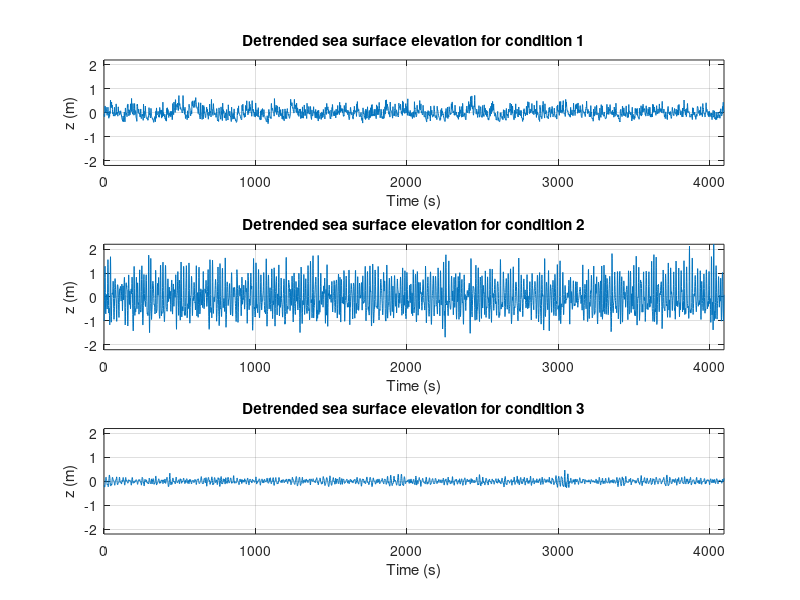

MATLAB code for this plot: (Note: this script raises an error after producing the figure.)
%% Chapter 7 

close all;
clear all;


%% 7.1.1 Wave characteristics 

%Compute and display the variance density spectra of the free-surface elevation for the three conditions.
%Choose the block size such that you have about 30 degrees of freedom. What do you observe?

%We load the data file with the conditions and data 
load('ucData.mat')


%We do a first overview of the detrended sea surface elevation for the 3
%sets of data 
for ii = 1:3 
figure(50)
subplot(3,1,ii)
%Plot free surface elevation 
plot(eval(sprintf('condition%d.data(:,1)', ii)))
grid on 
xlabel('Time (s)')
ylabel('z (m)')
ylim([-2.2 2.2]) 
xlim([0 4096])
title(sprintf('Detrended sea surface elevation for condition %d',ii)) 

end


%Defining length of the data 
nfft = length(condition1.data(:,1));

%We define 12 blocks to have 30 degrees of freedom 
array_blocks = round(2*nfft/(12+1));

%We define Fs (is 2 for all data sets) 
Fs = condition1.Fs; %Hz

n = 3; %Number of conditions 

%We run for all conditions (all data sets) for the first dimension (i.e.
%the detrended sea surface elevation 
for ii = 1:n
 
%We read the sea surface elevation data     
condition = eval(sprintf('condition%d.data(:,1)', ii)); 
    
%We calculate the variance spectrum 
[spectrum frequency edff confidenceint] = VarianceDensitySpectrum(condition,array_blocks,Fs);

%We save the spectrum 
spectrum_all{ii} = spectrum; 

%Sea swell wave height 
p= 0 ; %zero order m0 
f_1 = 0.05; %Hz 
f_2 = Fs/2; %Nyquist frequency (sampling frequency/2) 
%We calculate the spectral moment 
moment_swell = spectral_moment(frequency,spectrum,f_1,f_2,p)
%Calculation of sea swell wave height 
Hmo_swell(ii) = 4*sqrt(moment_swell);

disp(sprintf('The sea swell wave height for condition %d is %d', ii, Hmo_swell(ii)))

%Infragravity wave height 
f_1 = 0.005; %Hz 
f_2 = 0.05; %Hz 
%We calculate the spectral moment 
moment_infra = spectral_moment(frequency,spectrum,f_1,f_2,p)
%Calculation of infragravity wave height 
Hmo_inf(ii) = 4*sqrt(moment_infra);

disp(sprintf('The infragravity wave height for condition %d is %d', ii, Hmo_inf(ii)))

%Calculation of relative wave height 

H_relative(ii) = Hmo_swell(ii)/eval(sprintf('condition%d.h', ii)); 

disp(sprintf('The relative wave height for condition %d is %d', ii, H_relative(ii)))


%Ratio infragravity over swell 

ratio(ii) = Hmo_inf(ii)/Hmo_swell(ii); 

disp(sprintf('The ratio between the infragavity wave height and sea swell wave height for condition %d is %d', ii, ratio(ii)))


%Removing the low frequency variations 
Fn = Fs/2; %Nyquist frequency
Flow = 0.05; %Hz 
%We filter the data for the low frequencies 
filtered_data = fft_filter(condition, Fs, Flow, Fn); 


%Skewness and assymetry calculation with the filtered data  

[skewness(ii) assymetry(ii)] = skewness_asymmetry(filtered_data);


%Variance spectral density for all conditions 
figure(1)
subplot(3,1,ii)
plot(frequency,spectrum_all{1,ii})
title(sprintf('Variance density spectrum for condition %d ',ii))
grid on 
xlabel('Frequency [Hz]'); 
ylabel('Var. spec. density [m^2/Hz]')
xlim([0 1]) 
end

%% 7.1.2 Separation of time series 

%Compute the mean component of the velocity, u , for the three conditions. 
%Is it consistent with the conclusions drawn in Section 7.1.1?

%Running for all data sets (all conditions) 
for ii = 1:n 
    
    %We read the velocity from the data set 
    u = eval(sprintf('condition%d.data(:,2)', ii)); 
    
    %We calculate the mean of the velocity 
    umean(ii) = mean(u); %cross-shore near bed velocity (m/s)
    
    disp(sprintf('The value of u mean is %0.2d for condition %d', umean(ii),ii)) 
    
    %Compute now the high and low frequency components for each condition 
    %using filter fft
   
    u_hf(:,ii) = fft_filter(u,Fs, Flow,Fn); 
    
    u_lf(:,ii) = fft_filter(u,Fs,0,Flow); 
    
    %Verifying that u = umean + u_hf + u_lf 
    u_components(:,ii) = u_hf(:,ii) + u_lf(:,ii); 
    
    u_all(:,ii)= u_components(:,ii) + umean(ii);
    
    %Comparison of u and umean + u_hf + u_lf 
    figure(3)
    subplot(3,1,ii)
    plot(u)
    hold on 
    plot(u_all(:,ii)) 
    plot(u-u_all(:,ii))
    xlim([0 4096])
    title(sprintf('Comparison of near bed velocity (u) with umean + u_hf + u_lf for condition %d',ii))
    legend('u', 'u_m_e_a_n + u_h_f + u_l_f', 'difference')
    xlabel('Time (s)')
    ylabel('Velocity (m/s)') 
    grid on
    
    
    %Figure of u_hf and u_lf for each condition 
    figure(5)
    subplot(3,1,ii) 
    plot(u_hf(:,ii)) 
    hold on 
    plot(u_lf(:,ii)) 
    title(sprintf('Sea swell and infragravity velocity components for condition %d',ii))
    legend('Sea swell (u_h_f)', 'Infragravity (u_l_f)') 
    xlabel('Time (s)')
    ylabel('Velocity (m/s)') 
    xlim([0 4096]) 
    grid on
    
end



%% 7.2 Sediment transport 


% 7.2.1 Preliminary analysis 

%We run for all datasets 
for ii = 1:n
    
%Velocity u - umean 

%We read the velocity from the data 
u = eval(sprintf('condition%d.data(:,2)', ii)); %cross-shore near bed velocity (m/s)

%We calculate the mean of the velocity 
umean(ii) = mean(u); %Mean velocity (m/s) 

%We do u minus umean 
uminusumean = u - umean; % u - umean 

%We read the concentration from the data 
concentration = eval(sprintf('condition%d.data(:,3)', ii)); %near-bed sediment concentration (kg/mˆ3)

%Plot of the u minus umean and u_lf, u_hf (top) and concentration (bottom) 
figure() 
subplot(2,1,1) 
plot(uminusumean(:,ii)) 
title(sprintf('Time evolution of u - u_m_e_a_n for condition %d', ii))
hold on
grid on 
ylabel('Cross-shore near bed velocity (m/s)') 
xlabel('Time (s)') 
xlim([0 300])
plot(u_lf(:,ii),'k') 
plot(u_hf(:,ii))
legend('u - u_m_e_a_n', 'Infragravity velocity (u_l_f)', 'Sea swell velocity (u_h_f)') 
subplot(2,1,2) 
plot(concentration)
title(sprintf('Time evolution of the concentration for condition %d',ii)) 
grid on 
xlabel('Time (s)') 
ylabel('Concentration (kg/mˆ3)')
xlim([0 300])

end


%Sediment transport calculations 

%Calculate the total sediment transport q as uc, i.e. the mean of 
%the product of the timeseries of u and c.

%We run for all datasets 
for ii = 1:n
 
 %We read the velocity 
 u = eval(sprintf('condition%d.data(:,2)', ii)) %cross-shore near bed velocity (m/s)
 %We read the concentration 
 c = eval(sprintf('condition%d.data(:,3)', ii)) %near-bed sediment concentration (kg/mˆ3)

%Total sediment transport 
q(ii) = mean(u.*c); 

%Calculate the three parts of the sediment transport for each condition

%First term 
uc(ii) = mean(u)*mean(c); 

%high frequency concentration  
c_hf(:,ii) = fft_filter(c,Fs,Flow,Fn); 

%low frequency concentration 
c_lf(:,ii) = fft_filter(c,Fs,0,Flow); 

%Second term

uhf_chf(ii) = mean(u_hf(:,ii).*c_hf(:,ii)); 

%Third term 
ulf_clf(:,ii) = mean(u_lf(:,ii).*c_lf(:,ii)); 

%Adding the three terms 
all_terms(ii) = uc(ii) + uhf_chf(ii) + ulf_clf(ii); 

%Check that uc≈uc+ uhfchf + ulfclf.

end











